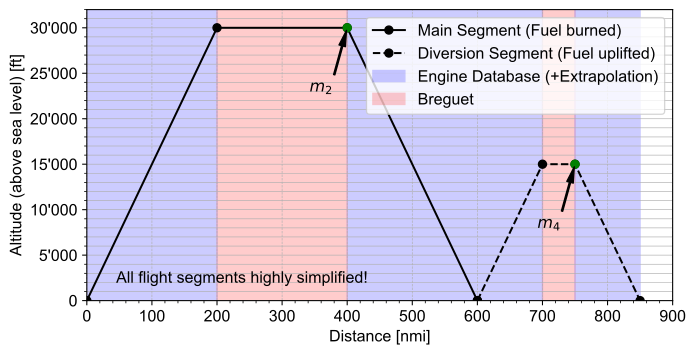

Write Python code to recreate this figure.
#%%
# runs code as interactive cell 
# https://code.visualstudio.com/docs/python/jupyter-support-py

# IMPORTS #######################################

# plotting
import matplotlib.pyplot as plt
import matplotlib.font_manager as font_manager
# unit conversion
cm = 1/2.54 # for inches-cm conversion
# time manipulation
from datetime import datetime

# data science
import numpy as np
import pandas as pd

# i/o
from pathlib import PurePath, Path

# SETUP #########################################

plt.rcParams.update({
    "font.family": "Arial",
    'font.size': 12
})

# DATA IMPORT ###################################

# DATA MANIPULATION #############################

takeoff = (0, 0)
cruise_1 = (200, 30000)
cruise_2 = (400, 30000)
destination = (600, 0)
cruise_3 = (700, 15000)
cruise_4 = (750, 15000)
alternate = (850, 0)

# FIGURE ########################################

# SETUP ######################

fig, ax = plt.subplots(
    num = 'main',
    nrows = 1,
    ncols = 1,
    dpi = 300,
    figsize=(20*cm, 10*cm), # A4=(210x297)mm,
    sharex=True
)

# AXIS LIMITS ################

ax.set_xlim(0, 900)
ax.set_ylim(0,32000)

# TICKS AND LABELS ###########

ax.minorticks_on()
ax.tick_params(axis='x', which='both', bottom=True)
ax.tick_params(axis='y', which='both', bottom=True)

import matplotlib.ticker as ticker
def thousand_formatter(value, tick_number):
    """
    Formats the tick label with thousand separators: 1000 = 1'000.
    """
    return f"{int(value):,}".replace(",", "'")

ax.yaxis.set_major_formatter(ticker.FuncFormatter(thousand_formatter))

# GRIDS ######################

ax.grid(which='both', axis='y', linestyle='-', linewidth=0.5)
ax.grid(which='major', axis='x', linestyle='--', linewidth=0.5)

# AXIS LABELS ################

ax.set_ylabel("Altitude (above sea level) [ft]")
ax.set_xlabel("Distance [nmi]")

# PLOTTING ###################

# Plot points
points_main = [takeoff, cruise_1, cruise_2, destination]
x_climb, y_climb = zip(*points_main)
ax.plot(x_climb, y_climb, marker='o', linestyle='-', color='k', label='Main Segment (Fuel burned)')

points_alternate = [destination, cruise_3, cruise_4, alternate]
x_alternate, y_alternate = zip(*points_alternate)
ax.plot(x_alternate, y_alternate, marker='o', linestyle='--', color='k', label='Diversion Segment (Fuel uplifted)')

ax.plot(cruise_2[0], cruise_2[1], marker='o', linestyle='-', color='green')
ax.plot(cruise_4[0], cruise_4[1], marker='o', linestyle='-', color='green')

# ANNOTATIONS #################

ax.annotate(
    '$m_2$',
    xy=cruise_2,
    xytext=(cruise_2[0] -40, cruise_2[1] - 7000),
    arrowprops=dict(
        facecolor='black',
        shrink=0.05,
        headwidth=5,
        width=1
    ),
    fontsize=12,
    ha='center'
)

ax.annotate(
    '$m_4$',
    xy=cruise_4,
    xytext=(cruise_4[0] -40, cruise_4[1] - 7000),
    arrowprops=dict(
        facecolor='black',
        shrink=0.05,
        headwidth=5,
        width=1
    ),
    fontsize=12,
    ha='center'
)

# SHADED AREA #################

ax.axvspan(0, 200, color='blue', alpha=0.2, label='Engine Database (+Extrapolation)')
ax.axvspan(400, 700, color='blue', alpha=0.2,)
ax.axvspan(200, 400, color='red', alpha=0.2, label='Breguet')
ax.axvspan(700, 750, color='red', alpha=0.2)
ax.axvspan(750, 850, color='blue', alpha=0.2,)

# TEXT ######################

ax.text(
    0.05, 0.05, 'All flight segments highly simplified!',
    transform=ax.transAxes,
    fontsize=12,
    verticalalignment='bottom',
    horizontalalignment='left'
)


# LEGEND ####################

ax.legend(loc='upper right')

# EXPORT #########################################

figure_name: str = str(Path.cwd().stem + '.svg')

plt.savefig(
    fname = figure_name,
    format="svg",
    bbox_inches='tight',
    transparent = False
)
